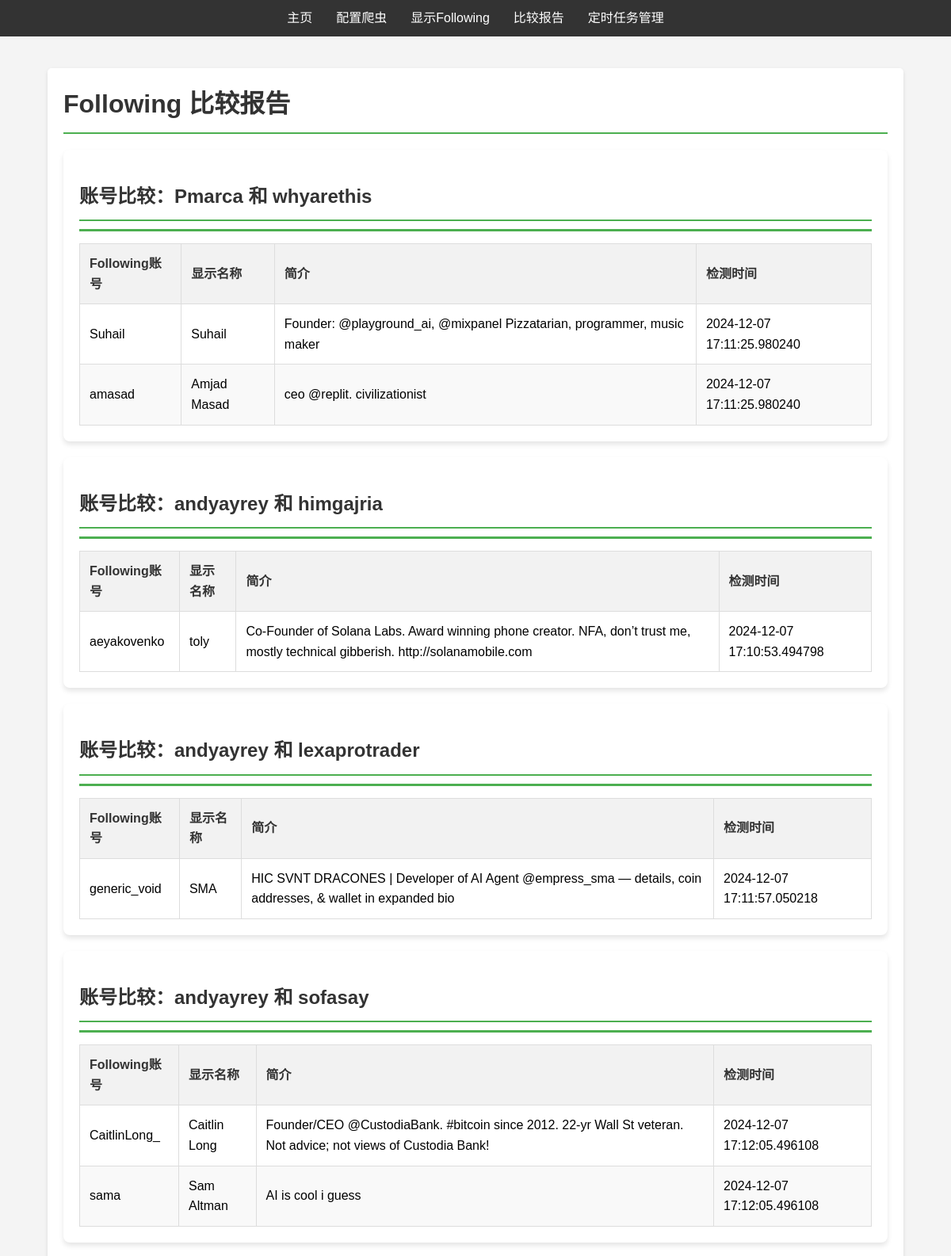
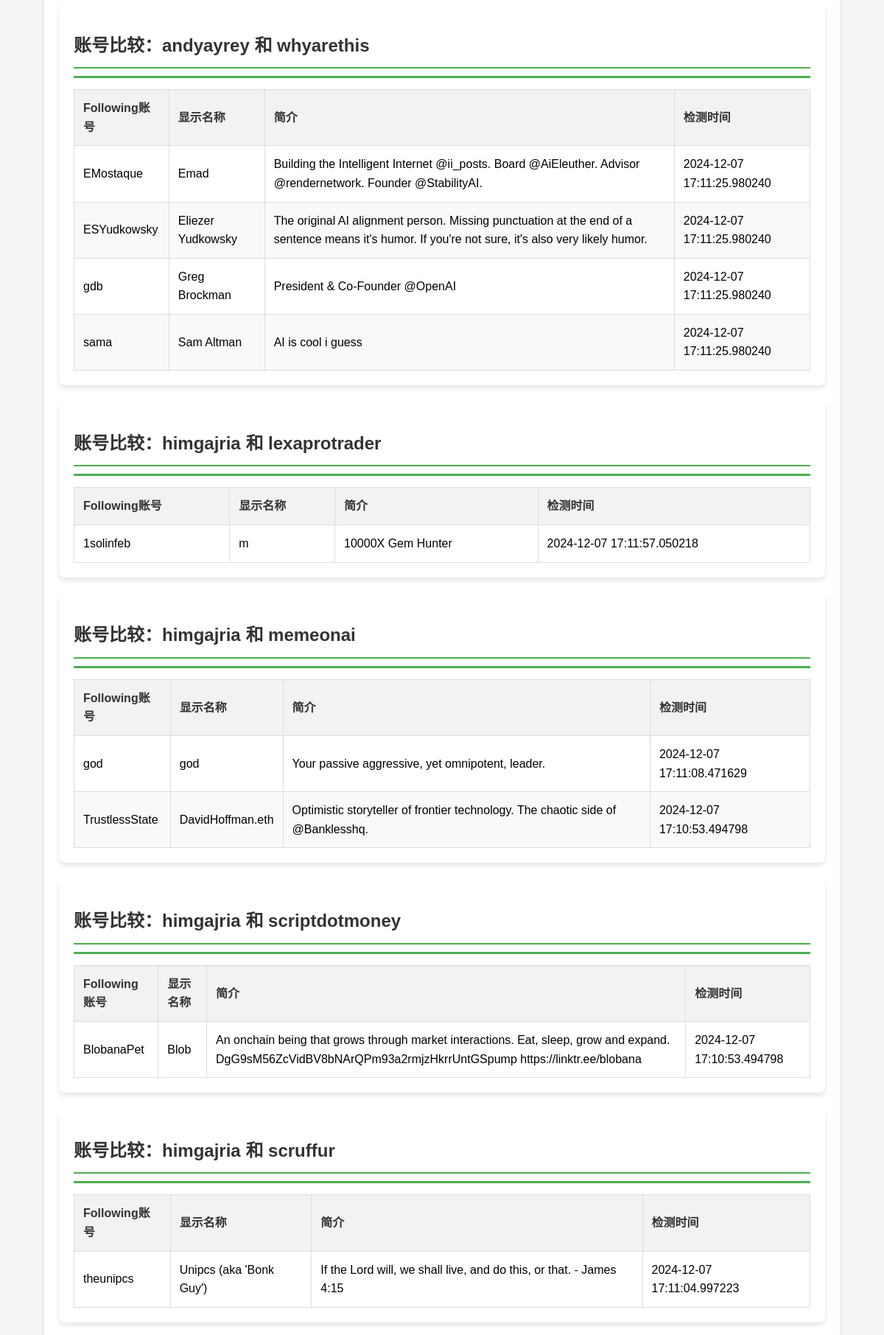
The page /comparison_report (upper part) on the database its author committed (2 pictures, top to bottom).
### tables this page shows
CREATE TABLE following (
            id INTEGER PRIMARY KEY AUTOINCREMENT,
            source_account TEXT,
            following_account TEXT,
            display_name TEXT,
            bio TEXT,
            detected_time DATETIME,
            detected_order DATETIME,
            UNIQUE(source_account, following_account)
        );

### app.py (the view)
@app.route('/comparison_report')
def comparison_report():
    report = query_db.generate_comparison_report()
    return render_template('comparison_report.html', report=report)

### query_db.py (called while the page is built)
def get_db_connection():
    current_dir = os.path.dirname(os.path.abspath(__file__))
    db_path = os.path.join(current_dir, 'twitter_following.db')
    return sqlite3.connect(db_path)

### templates/comparison_report.html (shortened to what this page needs)
<!DOCTYPE html>
<html lang="zh-CN">
<head>
    <link rel="stylesheet" href="{{ url_for('static', filename='styles.css') }}">
</head>
<body>
    <nav class="main-nav">
        <ul>
            <li><a href="{{ url_for('index') }}">主页</a></li>
            <li><a href="{{ url_for('update_crawler_page') }}">配置爬虫</a></li>
            <li><a href="{{ url_for('show_following') }}">显示Following</a></li>
            <li><a href="{{ url_for('comparison_report') }}">比较报告</a></li>
            <li><a href="{{ url_for('schedule_tasks') }}">定时任务管理</a></li>
        </ul>
    </nav>
    <div class="container">
        <div class="report-panel">
            <h1>Following 比较报告</h1>
            {% if report %}
                {% for comparison in report %}
                <div class="comparison-section">
                    <div class="comparison-header">
                        <h2>账号比较：{{ comparison.account1 }} 和 {{ comparison.account2 }}</h2>
                        <div class="green-divider"></div>
                    </div>
                    {% if comparison.common_followings %}
                        <table>
                            <thead>
                                <tr>
                                    <th>Following账号</th>
                                    <th>显示名称</th>
                                    <th>简介</th>
                                    <th>检测时间</th>
                                </tr>
                            </thead>
                            <tbody>
                                {% for following in comparison.common_followings %}
                                <tr>
                                    <td>{{ following.following_account }}</td>
                                    <td>{{ following.display_name }}</td>
                                    <td>{{ following.bio }}</td>
                                    <td>{{ following.detected_time }}</td>
                                </tr>
                                {% endfor %}
                            </tbody>
                        </table>
                    {% else %}
                        <p>{{ comparison.account1 }} 和 {{ comparison.account2 }} 没有共同关注的账号。</p>
                    {% endif %}
                </div>
                {% endfor %}
            {% else %}
                <p>暂无比较报告。请先配置爬虫数据。</p>
            {% endif %}
        </div>
    </div>
</body>
</html>

### static/styles.css (style rules this page uses)
body { font-family: Arial, sans-serif; line-height: 1.6; margin: 0; padding: 0; background-color: #f4f4f4; }
.container { width: 90%; margin: auto; overflow: hidden; padding: 20px; display: flex; gap: 20px; }
.main-nav { background-color: #333; color: white; padding: 10px 0; }
.main-nav ul { list-style-type: none; padding: 0; margin: 0; display: flex; justify-content: center; }
.main-nav ul li { margin: 0 15px; }
.main-nav ul li a { color: white; text-decoration: none; transition: color 0.3s ease; }
table { width: 100%; border-collapse: collapse; margin-top: 15px; }
table, th, td { border: 1px solid #ddd; }
th, td { text-align: left; padding: 12px; }
th { background-color: #f2f2f2; color: #333; }
tr:nth-child(even) { background-color: #f9f9f9; }
.comparison-section { background-color: #ffffff; border-radius: 8px; padding: 20px; margin-bottom: 20px; box-shadow: 0 4px 6px rgba(0, 0, 0, 0.1); }
.comparison-header { margin-bottom: 15px; }
.comparison-header h2 { color: #333; margin-bottom: 10px; padding-bottom: 10px; border-bottom: 2px solid #4CAF50; }
.green-divider { height: 3px; background-color: #4CAF50; margin: 10px 0; width: 100%; }
.report-panel { width: 100%; max-width: 1200px; margin: 20px auto; background-color: white; border-radius: 5px; box-shadow: 0 2px 5px rgba(0,0,0,0.1); padding: 20px; }
.report-panel h1 { margin-top: 0; margin-bottom: 20px; color: #333; border-bottom: 2px solid #4CAF50; padding-bottom: 10px; }
h2, h3, h4 { color: #333; margin-bottom: 15px; }

### rows shown on the page
following: account1 "Pmarca", account2 "whyarethis"
following: following_account "Suhail", display_name "Suhail", bio "Founder: @playground_ai, @mixpanel Pizzatarian, programmer, music maker", detected_time "2024-12-07 17:11:25.980240"
following: following_account "amasad", display_name "Amjad Masad", bio "ceo @replit. civilizationist", detected_time "2024-12-07 17:11:25.980240"
following: account1 "andyayrey", account2 "himgajria"
following: following_account "aeyakovenko", display_name "toly", bio "Co-Founder of Solana Labs. Award winning phone creator. NFA, don’t trust me, mostly technical gibberish. http://solanamobile.com", detected_time "2024-12-07 17:10:53.494798"
following: following_account "generic_void", display_name "SMA", bio "HIC SVNT DRACONES | Developer of AI Agent @empress_sma — details, coin addresses, & wallet in expanded bio", detected_time "2024-12-07 17:11:57.050218"
following: following_account "CaitlinLong_", display_name "Caitlin Long", bio "Founder/CEO @CustodiaBank. #bitcoin since 2012. 22-yr Wall St veteran. Not advice; not views of Custodia Bank!", detected_time "2024-12-07 17:12:05.496108"
following: following_account "sama", display_name "Sam Altman", bio "AI is cool i guess", detected_time "2024-12-07 17:12:05.496108"
following: following_account "EMostaque", display_name "Emad", bio "Building the Intelligent Internet @ii_posts. Board @AiEleuther. Advisor @rendernetwork. Founder @StabilityAI.", detected_time "2024-12-07 17:11:25.980240"
following: following_account "ESYudkowsky", display_name "Eliezer Yudkowsky", bio "The original AI alignment person. Missing punctuation at the end of a sentence means it's humor. If you're not sure, it's also very likely humor.", detected_time "2024-12-07 17:11:25.980240"
following: following_account "gdb", display_name "Greg Brockman", bio "President & Co-Founder @OpenAI", detected_time "2024-12-07 17:11:25.980240"
following: following_account "sama", display_name "Sam Altman", bio "AI is cool i guess", detected_time "2024-12-07 17:11:25.980240"
following: following_account "1solinfeb", display_name "m", bio "10000X Gem Hunter", detected_time "2024-12-07 17:11:57.050218"
following: following_account "god", display_name "god", bio "Your passive aggressive, yet omnipotent, leader.", detected_time "2024-12-07 17:11:08.471629"
following: following_account "TrustlessState", display_name "DavidHoffman.eth", bio "Optimistic storyteller of frontier technology. The chaotic side of @Banklesshq.", detected_time "2024-12-07 17:10:53.494798"
following: following_account "BlobanaPet", display_name "Blob", bio "An onchain being that grows through market interactions. Eat, sleep, grow and expand. DgG9sM56ZcVidBV8bNArQPm93a2rmjzHkrrUntGSpump https://linktr.ee/blobana", detected_time "2024-12-07 17:10:53.494798"
following: following_account "theunipcs", display_name "Unipcs (aka 'Bonk Guy')", bio "If the Lord will, we shall live, and do this, or that. - James 4:15", detected_time "2024-12-07 17:11:04.997223"

### other values the page prints
{{ comparison.account1 }} "andyayrey" "andyayrey" "andyayrey" "himgajria" "himgajria" "himgajria" "himgajria"
{{ comparison.account2 }} "lexaprotrader" "sofasay" "whyarethis" "lexaprotrader" "memeonai" "scriptdotmoney" "scruffur"
